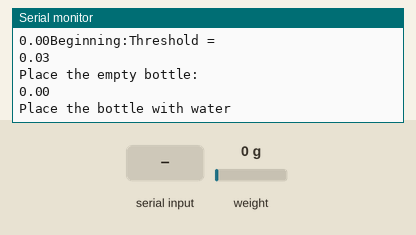
A sketch run on a simulated Arduino Uno, built with avr-gcc and run on an emulated ATmega328P. On the bench: the last lines printed to the serial monitor. The inputs (shaded band) are chosen by the test bench; at power-on: weight on the scale 0 g.

Above: at 25.4 s.
25.5 s: weight on the scale set to 100 g
At 31.0 s:
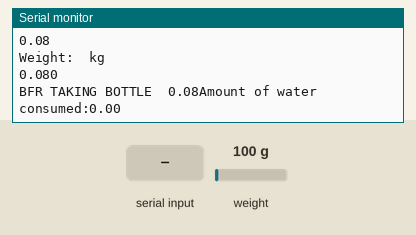
32.2 s: "t\n" received over Serial
At 36.2 s:
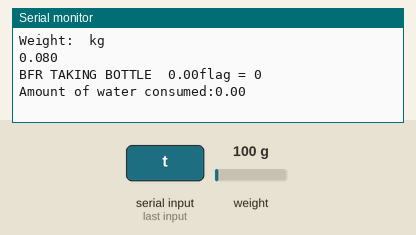
38.9 s: weight on the scale set to 1250 g
At 40.6 s:
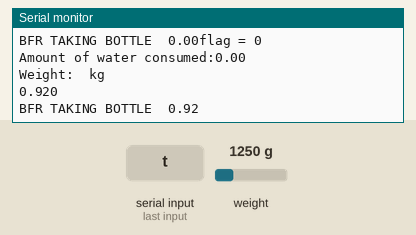
Timing chart, 0 to 42.1 s (numbered marks = the images above; inputs shaded):
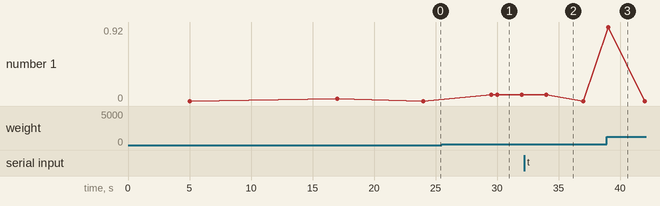

The sketch:

Algo_Test.ino
```cpp
#include "HX711.h"  //You must have this library in your arduino library folder

#define DOUT  2
#define CLK  4

HX711 scale(DOUT, CLK);

//Change this calibration factor as per your load cell once it is found you many need to vary it in thousands
float calibration_factor = -96650; //-106600 worked for my 40Kg max scale setup

float drunk_water=0;
float water_init;
float water_curr;
float water_curr1;
float water_curr2;
float water_prev;
float bottle_wt;
float threshold = 0.025;
int flag;
//=============================================================================================
//                         SETUP
//=============================================================================================
void setup() {
  Serial.begin(9600);
  //Serial.println("Press T to tare");
  scale.set_scale(-96650);  //Calibration Factor obtained from first sketch
  scale.tare();
  //Reset the scale to 0
  delay(2000);
  Serial.print(scale.get_units(20));
  //if(scale.get_units(20)>=0.010)
  //{
   delay(10000);
   bottle_wt=scale.get_units(20);
   //water_init=scale.get_units(10);
   //water_curr=water_init;
   water_prev=0;
   Serial.println("Beginning:Threshold = ");
   Serial.println(threshold);

   scale.tare();
   scale.set_scale(-96650);
   Serial.println("Place the empty bottle:");
   delay(5000);
   bottle_wt=scale.get_units(10);
   Serial.println(bottle_wt);

   Serial.println("Place the bottle with water");
   delay(5000);
   water_curr=scale.get_units(5);
   water_curr1=water_curr*12;
   water_curr2=water_curr1/15;

   water_prev = water_curr2;

   Serial.println("Water prev:");
   Serial.println(water_prev);

  //}
}


//=============================================================================================
//                         LOOP
//=============================================================================================
void loop() {

  Serial.print("Weight: ");
  //Serial.print((scale.get_units(5)* 12)/15, 3);  //Up to 3 decimal points
  Serial.println(" kg"); //Change this to kg and re-adjust the calibration factor if you follow lbs
  //delay(1000);
  Serial.println(scale.get_units(5)* 12/(15),3);
  //drunk_water=0;
  if(Serial.available())
  {
    char temp = Serial.read();
    if(temp == 't' || temp == 'T')
      scale.tare();  //Reset the scale to zero
  }

   water_curr=scale.get_units(5);
   water_curr1=water_curr*12;
   water_curr2=water_curr1/15;

   Serial.print("BFR TAKING BOTTLE  ");
   Serial.print(water_curr2);


    if(flag>0 && water_curr2 > threshold)
    {
      delay(2000);
      Serial.println(" flag= 1");
      water_curr=scale.get_units(5);
      water_curr1=water_curr*12;
      water_curr2=water_curr1/15;
      Serial.print(water_prev);
      Serial.print(water_curr2);
      drunk_water+=water_prev-water_curr2;
      //water_prev=water_curr2;
      delay(500);
      flag=0;
   }

    if(water_curr2 < threshold)
   {
    flag= 1;
    water_prev = water_curr2;
    Serial.println("flag = 0");
   }

    Serial.print("Amount of water consumed:");
    Serial.print(drunk_water);
    Serial.print("\n");
    delay(1000);

}
```

Measured:
- after the input at 25.5 s, the serial monitor: prints a new line after 4.0 s (image 1)
- after the input at 32.2 s, the serial monitor: prints a new line after 3.3 s (image 2)
- after the input at 38.9 s, the serial monitor: prints a new line after 0.11 s (image 3)
- plotted number 1: 0 → 0.08 after the input at 25.5 s, 0 → 0.92 after the input at 38.9 s
